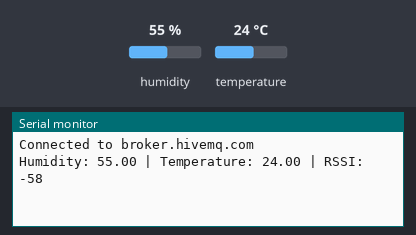
Simulated run of this sketch. Board: ESP8266 (NodeMCU). Shown: the last lines printed to the serial monitor. Inputs (shaded band) come from the test bench; at power-on: humidity 55 %, temperature 24 °C. WiFi joins after 1.5 s; servers stay silent unless stated; no MQTT or app messages arrive unless stated.

Above: at 2.7 s.
2.8 s: humidity set to 22 %
At 7.4 s:
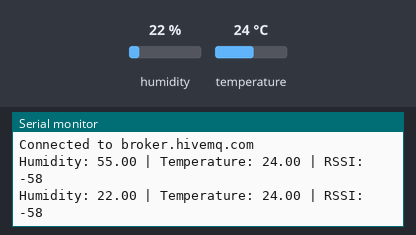
8.8 s: temperature set to 12 °C
At 12.1 s:
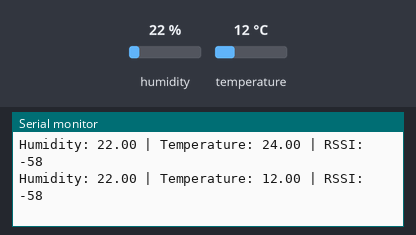
14.8 s: humidity set to 40 %
At 18.1 s:
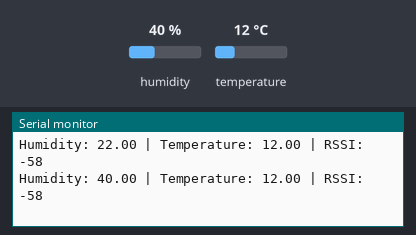
Timing chart, 0 to 19.6 s (numbered marks = the images above; inputs shaded):
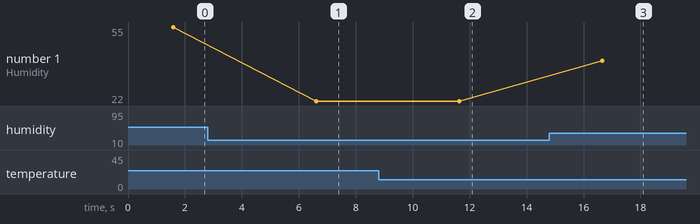

Measured:
- after the input at 2.8 s, the serial monitor: prints a new line after 3.8 s (image 1)
- after the input at 8.8 s, the serial monitor: prints a new line after 2.8 s (image 2)
- after the input at 14.8 s, the serial monitor: prints a new line after 1.9 s (image 3)
- plotted number 1: 55 → 22 after the input at 2.8 s, 22 → 40 after the input at 14.8 s

The sketch:

JustUsingSensorsWhileConnectedButUsingMQTTToPublish.ino
```cpp
// WIFI Library untuk dapat mengatur dan terkoneksi ke WIFI
#include <ESP8266WiFi.h>

// Library untuk sensor kita
#include "DHT.h"

// MQTT Library untuk terkoneksi dengan Broker MQTT
// dan melakukan aksi publish atau subcribe
#include <PubSubClient.h>

// Nama (ssid) dan Password wifi yang akan dikoneksikan NodeMCU
const char ssid[]     = "*";
const char password[] = "*";

// mendefenisikan pin yang terhubung dengan DataPin DHT11
// yaitu pin D4
#define DHTPIN D4

// Mendefenisikan jenis sensor DHT kita
#define DHTTYPE DHT11

// Deklarasi class dengan memasukan tipe dan datapin
DHT dht(DHTPIN, DHTTYPE);

// Deklarasi topic
const char topic_suhu[] = "nama_kalian/suhu_mcu";
const char topic_kelempaban[] = "nama_kalian/kelembapan_mcu";

// ada topic rssi (signal wifi) bagi yang belum terdapat sensor
const char topic_rssi[] = "nama_kalian/rssi_mcu";

// informasi Host dan Port MQTT broker yang akan digunakan
const char* broker = "broker.hivemq.com";
const uint16_t port = 1883;

// Membuat class client untuk pubsub
WiFiClient espClient;
PubSubClient client(espClient);

void setup() {
  //// Tahap Mengkoneksikan ke WIFI

  // Code disini akan berjalan sekali
  // Baudrate di set 115200
  Serial.begin(115200);

  // Kita mulai mencoba mengkoneksi ke koneksi WIFI
  // untuk mengkoneksikan ke WIFI gunakan object WiFi dengan
  // fungsi begin yang menerima parameter ssid dan password wifi
  WiFi.begin(ssid, password);

  // print keterangan akan mencoba mengkoneksi ke ssid sebelumnya
  Serial.print("Connecting to ");
  Serial.println(ssid);

  // Selama status wifi tidak bernilai WL_CONNECTED akan di-print
  // titik setiap 500 ms atau 0.5 detik
  while (WiFi.status() != WL_CONNECTED) {
    delay(500);
    Serial.print(".");
  }

  // Setelah perulangan while di atas selesai, maka kita sudah
  // terkoneksi. mari kita print local IP dan MAC Address NodeMCU
  // gunakan fungsi localIP() dan macAddress() dari WiFi
  Serial.println("");
  Serial.println("WiFi connected");
  Serial.print("IP address: ");
  Serial.println(WiFi.localIP());
  Serial.print("MAC Address: ");
  Serial.println(WiFi.macAddress());

  // Siapkan client MQTT
  client.setServer(broker, port);

  // looping Selama kita belum terkoneksi dengan broker
  while (!client.connected()) {
    // buat client ID yang unik dimana ini perlu untuk terkoneksi dengan
    // broker public kita, untuk membuatnya unik kita bisa tambahkan nama
    // dan MAC Address NodeMCU kita
    String client_id = "NodeMCU-Nama_kalian-";
    client_id += String(WiFi.macAddress());
    Serial.print("Connecting to the public mqtt broker with client id : ");
    Serial.println(client_id.c_str());

    //jika kita terkoneksi, maka kita keluar dari looping while
    if (client.connect(client_id.c_str())){
        Serial.println("Connected to " + String(broker));
      }

    // jika tidak kita akan looping terus sampai terkoneksi
    else{
        Serial.print("failed with state ");
        Serial.print(client.state());
        delay(2000);
    }
  }
}

void loop() {
  // Code disini akan berjalan terus

  // Tahap Mendapatkan Nilai suhu dan kelembapan
  // Membuat variable untuk memuat nilai kelembapan, mendapatkan nilai
  // tersebut mengunakan fungsi readHumidity() pada class dht
  float h = dht.readHumidity();

  // hal yang serupa untuk mendapatkan nilai suhu
  float t = dht.readTemperature();

  // periksa jika nilai tersebut gagal untuk dibaca, jika gagal akan
  // keluar dari fungsi loop, dan mencoba membacanya lagi
  if (isnan(h) || isnan(t)) {
    Serial.println("Failed to read from DHT sensor!");
    return;
  }

  // menambahkan nilai rssi wifi
  long rssi = WiFi.RSSI();

  // print nilai dari sensor
  Serial.print("Humidity: ");
  Serial.print(h);
  Serial.print(" | Temperature: ");
  Serial.print(t);
  Serial.print(" | RSSI: ");
  Serial.println(rssi);

  // melakukan publish ke topic yang sudah dibuat dengan
  // fungsi publish dari class client yang sudah di buat
  // sebelumnya, publish menerima dua parameter yaitu topic
  // dan nilai/data yang akan di publish dalam bentuk array of
  // cgaracters
  client.publish(topic_suhu, String(t).c_str());
  client.publish(topic_kelempaban , String(h).c_str());
  client.publish(topic_rssi, String(rssi).c_str());

  // kasi delay 5 detik untuk sensor mendapatkan nilainya
  delay(5000);
}
```
